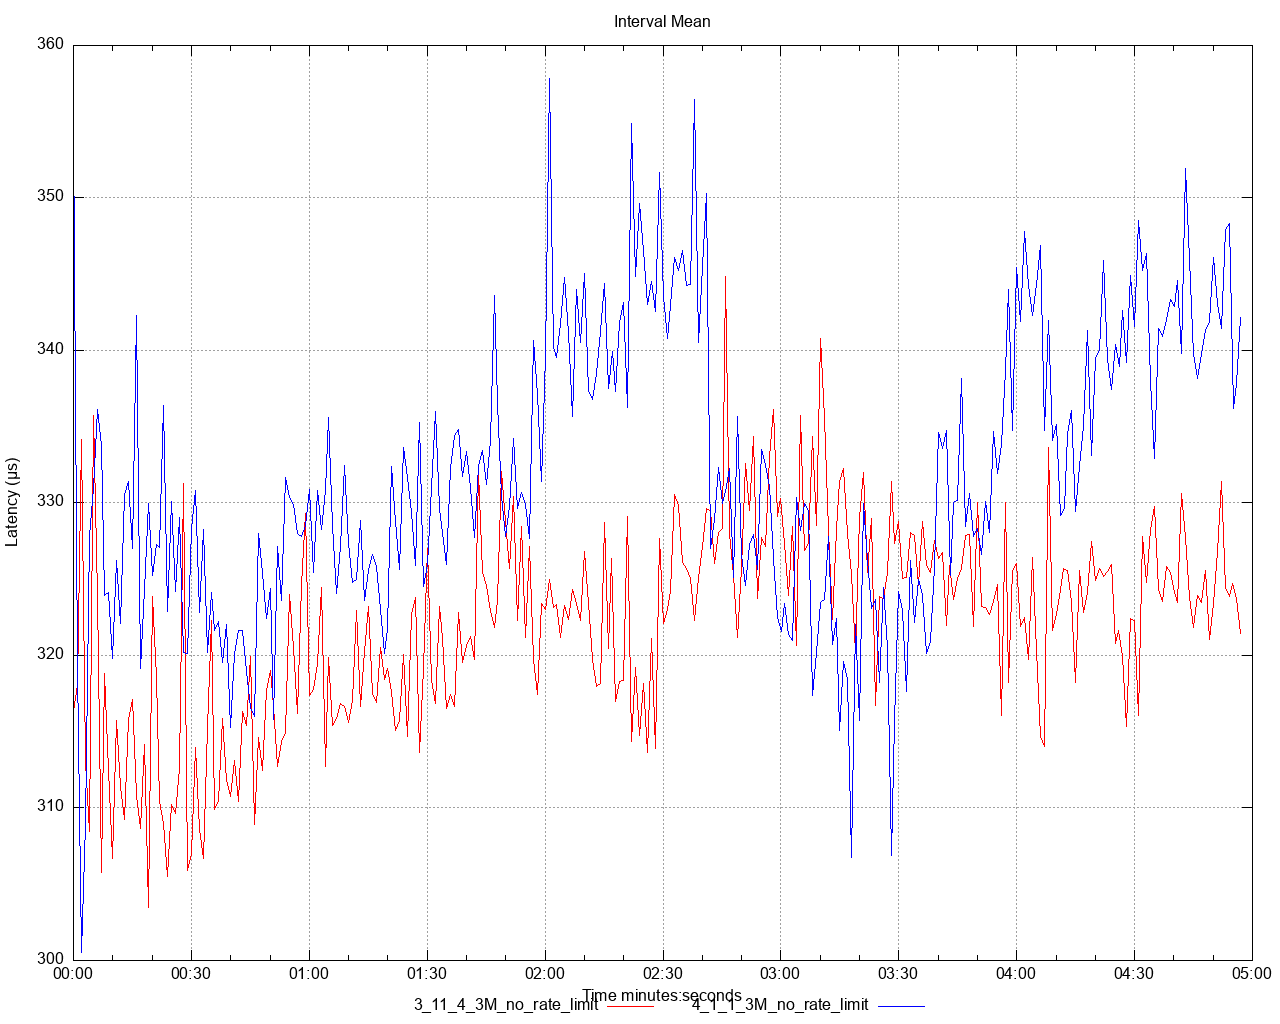

gnuplot code for this plot:
set title 'Interval Mean' noenhanced
set style data lines
set datafile separator ","
set terminal png size 1280,1024
set grid
set key below
set xdata time
set timefmt "%s"
offset = 0
t0(x)=(offset=($0==0) ? x : offset, x - offset)
set xlabel 'Time minutes:seconds'
set ylabel 'Latency (μs)'
set output '/Users/ahmet.mircik/simulator/tests/report_3M_no_rate_limit/latency/latency_interval_mean_get.png'
plot \
   '/Users/ahmet.mircik/simulator/tests/report_3M_no_rate_limit/data/latency_interval_mean_get_1.data' using (t0(timecolumn(1))):2 title "3_11_4_3M_no_rate_limit" noenhanced lt rgb "red", \
   '/Users/ahmet.mircik/simulator/tests/report_3M_no_rate_limit/data/latency_interval_mean_get_2.data' using (t0(timecolumn(1))):2 title "4_1_1_3M_no_rate_limit" noenhanced lt rgb "blue", \
